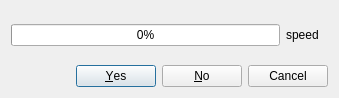
<?xml version="1.0" encoding="UTF-8"?>
<ui version="4.0">
 <class>CDownloadFile</class>
 <widget class="QDialog" name="CDownloadFile">
  <property name="geometry">
   <rect>
    <x>0</x>
    <y>0</y>
    <width>339</width>
    <height>98</height>
   </rect>
  </property>
  <property name="windowTitle">
   <string>Downloading Latest Version</string>
  </property>
  <layout class="QVBoxLayout" name="verticalLayout">
   <item>
    <widget class="QFrame" name="downloadFrame">
     <property name="frameShape">
      <enum>QFrame::NoFrame</enum>
     </property>
     <property name="frameShadow">
      <enum>QFrame::Plain</enum>
     </property>
     <layout class="QHBoxLayout" name="horizontalLayout">
      <property name="leftMargin">
       <number>0</number>
      </property>
      <property name="topMargin">
       <number>0</number>
      </property>
      <property name="rightMargin">
       <number>9</number>
      </property>
      <property name="bottomMargin">
       <number>0</number>
      </property>
      <item>
       <widget class="QProgressBar" name="currentProgressBar">
        <property name="sizePolicy">
         <sizepolicy hsizetype="Expanding" vsizetype="Fixed">
          <horstretch>9</horstretch>
          <verstretch>0</verstretch>
         </sizepolicy>
        </property>
        <property name="value">
         <number>0</number>
        </property>
       </widget>
      </item>
      <item>
       <widget class="QLabel" name="speed">
        <property name="sizePolicy">
         <sizepolicy hsizetype="Preferred" vsizetype="Preferred">
          <horstretch>1</horstretch>
          <verstretch>0</verstretch>
         </sizepolicy>
        </property>
        <property name="text">
         <string>speed</string>
        </property>
       </widget>
      </item>
     </layout>
    </widget>
   </item>
   <item>
    <widget class="QDialogButtonBox" name="buttonBox">
     <property name="standardButtons">
      <set>QDialogButtonBox::Cancel|QDialogButtonBox::No|QDialogButtonBox::Yes</set>
     </property>
    </widget>
   </item>
  </layout>
 </widget>
 <resources>
  <include location="resources/Towel42Utils.qrc"/>
 </resources>
 <connections/>
</ui>
